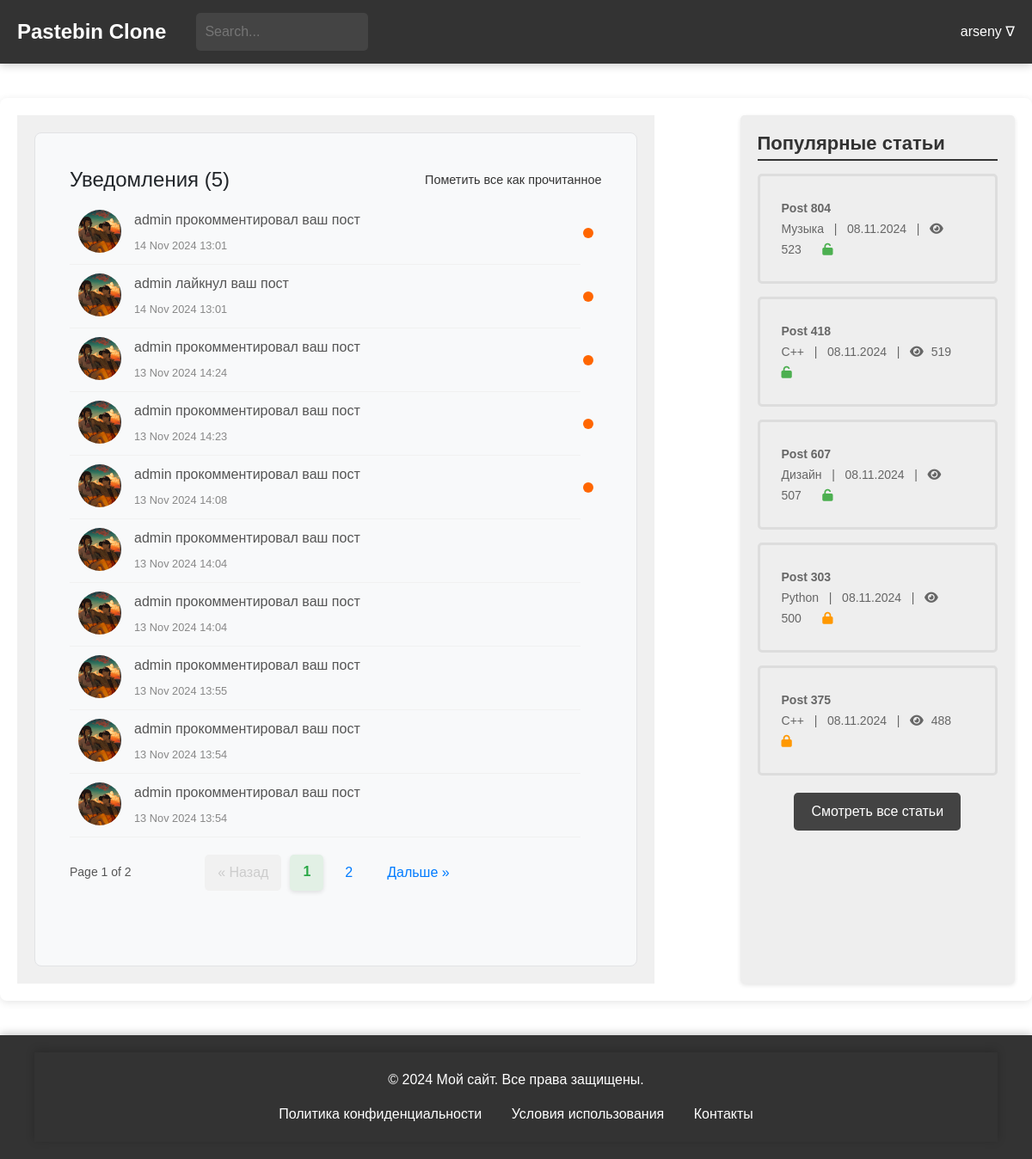
The page /general/notifications/ (signed in) on the database its author committed.
### users/models.py (models this page shows)
class CustomUser(AbstractUser):
    bio = models.TextField(blank=True, null=True)
    favorites = models.ManyToManyField('blog.Paste', related_name='favorited_by', blank=True)
    address = models.CharField(max_length=100, blank=True, null=True)
    avatar = models.ImageField(upload_to='avatars/', blank=True, null=True)
    groups = models.ManyToManyField(
        'auth.Group',
        related_name='customuser_set',
        blank=True
    )
    user_permissions = models.ManyToManyField(
        'auth.Permission',
        related_name='customuser_set',
        blank=True
    )
    def __str__(self):
        return self.username
    class Meta:
        verbose_name = "Пользователь"
        verbose_name_plural = "Пользователи"

### general/models.py (models this page shows)
class Notifications(models.Model):
    COMMENT = 1
    LIKE = 2
    DISLIKE = 3
    FAVOURITE = 4
    NOTE_TYPES = [
        (1, 'Comment'),
        (2, 'Like'),
        (3, 'Dislike'),
        (4, 'Favourite'),
    ]
    user = models.ForeignKey(CustomUser, on_delete=models.CASCADE, related_name='note_receiver', default=None)
    sender = models.ForeignKey(CustomUser, on_delete=models.CASCADE, related_name='note_sender', default=None)
    post = models.ForeignKey(Paste, on_delete=models.CASCADE)
    send_time = models.DateTimeField(auto_now_add=True)
    is_checked = models.BooleanField(default=False)
    notification_type = models.IntegerField(choices=NOTE_TYPES, max_length=1)
    class Meta:
        verbose_name = 'Уведомление'
        verbose_name_plural = 'Уведомления'
    def get_notification_message(self):
        if self.notification_type == 1:
            return f'{self.sender} прокомментировал ваш пост'
        elif self.notification_type == 2:
            return f'{self.sender} лайкнул ваш пост'
        elif self.notification_type == 3:
            return f'{self.sender} поставил дизлайк вашему посту'
        elif self.notification_type == 4:
            return f'{self.sender} добавил ваш пост в избранное'
        return 'Неизвестное уведомление'

### blog/models.py (models this page shows, shortened)
class Paste(models.Model):
    ACCESS_STATUS_CHOICES = [
        (0, 'Private'),
        (1, 'Public'),
        (2, 'Draft'),
    ]
    TIME_LIVE_CHOICES = [
        (None, 'Никогда'),
        (timedelta(minutes=2), 'Через 2 минуты'),
        (timedelta(hours=1), 'Через 1 час'),
        (timedelta(days=1), 'Через 1 день'),
        (timedelta(weeks=1), 'Через 1 неделю'),
    ]
    title = models.CharField(max_length=200)
    content = models.TextField()
    author = models.ForeignKey(User, on_delete=models.CASCADE)
    created_at = models.DateTimeField(auto_now_add=True)
    updated_at = models.DateTimeField(auto_now=True)
    slug = models.UUIDField(default=uuid.uuid4, editable=False, unique=True)
    tags = models.ManyToManyField(Tag, related_name='posts')
    category = models.ForeignKey(Category, on_delete=models.SET_NULL, null=True)
    access_status = models.IntegerField(choices=ACCESS_STATUS_CHOICES, default=1)
    time_live = models.DurationField(null=True, blank=True)
    password = models.CharField(max_length=100, null=True, blank=True)
    is_delete_after_read = models.BooleanField(default=False)
    views_count = models.PositiveIntegerField(default=0)
    favourite_count = models.PositiveIntegerField(default=0)
    def get_formatted_created_at(self):
        return self.created_at.strftime('%d.%m.%Y')
    class Meta:
        verbose_name = 'Паста'
        verbose_name_plural = 'Паста'

class Category(models.Model):
    name = models.CharField(max_length=30, unique=True)
    parent = models.ForeignKey(
        'self',
        on_delete=models.CASCADE,
        null=True, blank=True,
        related_name='subcategories'
    )
    def __str__(self):
        return self.name
    class Meta:
        verbose_name = 'Категория'
        verbose_name_plural = 'Категории'

### general/views.py (the view)
# urls.py: path('notifications/', views.notifications, name='notifications'),
def notifications(request):
    notes = Notifications.objects.all().filter(user=request.user).order_by('-send_time')
    popular_posts = Paste.objects.order_by('-views_count')[:5]
    paginator = Paginator(notes, 10)
    page_number = request.GET.get('page')
    page_obj = paginator.get_page(page_number)
    return render(request, 'notifications.html', {
        'popular_posts': popular_posts,
        'notes': notes,
        'page_obj': page_obj,
    })

### general/context_processors.py (called while the page is built)
def unread_counts(request):
    if request.user.is_authenticated:
        unread_messages_count = Messages.objects.filter(user=request.user, is_checked=False).count()
        unread_notifications_count = Notifications.objects.filter(user=request.user, is_checked=False).count()
    else:
        unread_messages_count = 0
        unread_notifications_count = 0
    return {
        'unread_messages_count': unread_messages_count,
        'unread_notifications_count': unread_notifications_count,
    }

### general/templates/notifications.html (shortened to what this page needs)
{% extends 'blog/temps/base.html' %}
{% load static %}
{% block head %}
<link href="https://stackpath.bootstrapcdn.com/bootstrap/4.5.2/css/bootstrap.min.css" rel="stylesheet">
<link rel="stylesheet" href="https://cdnjs.cloudflare.com/ajax/libs/font-awesome/5.15.1/css/all.min.css">
<link rel="stylesheet" href="https://cdnjs.cloudflare.com/ajax/libs/font-awesome/6.0.0-beta3/css/all.min.css">
<link rel="stylesheet" type="text/css" href="{% static 'css/notifications.css' %}">
{% endblock %}
{% block content %}
<main>
    <div class="main-container">
        <div class="left-block">
            <div class="card notifications-block">
                <div class="card-body">
                    <div class="card-title-container">
                        <h4 class="card-title">Уведомления ({{ unread_notifications_count }})</h4>
                        <a href="{% url 'general:mark-all-notes-read' %}" class="mark-all-read">Пометить все как
                            прочитанное</a>
                    </div>
                    <ul class="notifications-list">
                        {% for notification in page_obj %}
                        <li class="notification-item">
                            <a href="{% url 'general:mark-notification-read' notification.id %}"
                               class="notification-link">
                                <div class="notification-avatar">
                                    <img src="{% if notification.sender.avatar %}{{ notification.sender.avatar.url }}{% else %}https://th.bing.com/th/id/OIP.0TsJGYhWWOy_hBFOH0hX-gHaHa?rs=1&pid=ImgDetMain{% endif %}"
                                         alt="Avatar" class="avatar-img">
                                </div>
                                <div class="notification-content">
                                    <p class="notification-message">{{ notification.get_notification_message }}</p>
                                    <span class="notification-time">{{ notification.send_time|date:"d M Y H:i" }}</span>
                                </div>
                                {% if not notification.is_checked %}
                                <span class="notification-badge"></span>
                                {% endif %}
                            </a>
                        </li>
                        {% empty %}
                        <p class="no-notifications">Нет новых уведомлений.</p>
                        {% endfor %}
                    </ul>
                    {% include 'temps/notifications_paginator.html' %}
                </div>
            </div>
        </div>
        {% include 'blog/temps/popular_posts.html' %}
    </div>
</main>
{% endblock %}

### blog/templates/blog/temps/header.html (shortened to what this page needs)
{% load static %}
<head>
    <link rel="stylesheet" type="text/css" href="{% static 'css/header.css' %}">
</head>
<header>
    <div class="header-container">
        <a href="{% url 'blog:index' %}" style='all: unset;'>
            <div class="header-logo">Pastebin Clone</div>
        </a>
        <div class="header-search">
            <form method="get" action="{% url 'blog:posts-list' %}">
                <input type="search" name="search" placeholder="Search..." value="{{ search_query }}">
            </form>
        </div>
        {% if request.user.is_authenticated %}
        <div class="header-auth">
            <span class="dropdown-toggle" style="margin-left: 10px; position: relative;">
                {{ request.user.username }} &#8711;
            </span>
        </div>
        {% else %}
        <div class="header-auth">
            <a href="{% url 'users:login' %}" class="auth-link">Log In /</a>
            <a href="{% url 'users:register' %}" class="auth-link">Sign In</a>
        </div>
        {% endif %}
    </div>
</header>

### blog/templates/blog/temps/popular_posts.html
{% load static %}
<head>
    <link rel="stylesheet" type="text/css" href="{% static 'css/popular_posts.css' %}">
    <link rel="stylesheet" href="https://cdnjs.cloudflare.com/ajax/libs/font-awesome/6.0.0-beta3/css/all.min.css">
</head>
<div class="right-block">
    <h2>Популярные статьи</h2>
    <ul>
        {% for popular_post in popular_posts %}
        <li>
            <a href="{% url 'blog:post-detail' popular_post.slug %}">
                <span class="article-title">{{popular_post.title}}</span>
                <br>
                <span class="article-meta">{{ popular_post.category }} &nbsp; | &nbsp; {{ popular_post.get_formatted_created_at }} &nbsp; |  &nbsp;
                                    <i class="fa fa-eye"></i> <span
                            class="view-count">{{popular_post.views_count}}</span></span>
                {% if popular_post.password %}
                <span><i class="fa fa-lock" aria-hidden="true" style="color: #FF9800;"></i></span>
                {% else %}
                <span><i class="fa fa-unlock" aria-hidden="true" style="color: #4CAF50;"></i></span>
                {% endif %}
            </a>
        </li>
        {% endfor %}
    </ul>
     <div class="all-posts-link">
        <a href="{% url 'blog:posts-list' %}">Смотреть все статьи</a>
    </div>
</div>

### general/static/css/notifications.css (style rules this page uses)
body { margin: 0; padding: 0; font-family: Arial, sans-serif; }
.main-container { display: flex; justify-content: space-between; max-width: 1400px; margin: 40px auto; padding: 20px; box-shadow: 0 2px 10px rgba(0, 0, 0, 0.1); border-radius: 8px; background-color: #ffffff; min-height: 1050px; }
.left-block { width: 70%; background-color: #f0f0f0; padding: 20px; margin-right: 50px; overflow-y: auto; flex-grow: 1; }
.right-block { width: 30%; background-color: #eeeeee; padding: 20px; height: auto; border-radius: 5px; margin-left: 50px; }
.right-block h2 { font-size: 22px; font-weight: bold; margin-bottom: 15px; color: #333; border-bottom: 2px solid #333333FF; padding-bottom: 5px; }
.right-block ul { list-style: none; padding: 0; margin: 0; }
.right-block li { margin-bottom: 15px; padding: 10px; border: 3px solid #ddd; border-radius: 5px; transition: background-color 0.3s; }
.right-block a { display: block; padding: 15px; color: #333; text-decoration: none; border-radius: 5px; transition: background-color 0.3s; }
.right-block span { font-size: 14px; color: #666; }
.right-block i { font-size: 14px; margin-right: 5px; }
.article-title { font-weight: bold; font-size: 34px; }
.view-count { margin-left: 0; }
.notifications-block { background-color: #f8f9fa; border: 1px solid #e2e3e5; border-radius: 8px; padding: 20px; display: flex; flex-direction: column; justify-content: space-between; height: 100%; }
.notifications-list { list-style: none; padding: 0; flex-grow: 1; overflow-y: auto; margin-bottom: 20px; }
.notification-item { padding: 0; }
.notification-link { display: flex; align-items: flex-start; padding: 10px; border-bottom: 1px solid #f1f1f1; text-decoration: none; color: inherit; transition: background-color 0.3s; }
.notification-avatar { margin-right: 15px; }
.avatar-img { width: 50px; height: 50px; border-radius: 50%; object-fit: cover; }
.notification-content { flex-grow: 1; }
.notification-message { font-size: 1em; margin-bottom: 5px; color: #555; }
.notification-time { font-size: 0.8em; color: #888; }
.notification-item { position: relative; padding-right: 25px; }
.notification-badge { position: absolute; top: 50%; right: 10px; width: 12px; height: 12px; background-color: #ff6600; border-radius: 50%; display: inline-block; transform: translateY(-50%); }
.card-title-container { display: flex; justify-content: space-between; align-items: center; margin-bottom: 10px; }
.card-title { margin: 0; font-size: 1.5em; }
.mark-all-read { font-size: 0.9em; color: #333333; text-decoration: none; cursor: pointer; }

### blog/static/css/header.css (style rules this page uses)
header { width: 100%; background-color: #333; }
.header-container { color: #fff; padding: 15px 20px; display: flex; align-items: center; box-shadow: 0 2px 10px rgba(0, 0, 0, 0.2); max-width: 1400px; margin: 0 auto; }
.header-logo { font-size: 24px; font-weight: bold; margin-right: 15px; }
.header-search { flex-grow: 1; display: flex; margin-left: 20px; }
.header-search input[type="search"] { padding: 10px; border: none; border-radius: 5px; background-color: #444; color: #fff; transition: background-color 0.3s; width: 200px; }
.header-auth { display: flex; align-items: center; position: relative; }
.dropdown-toggle::after { display: none; }
.notification-badge { position: absolute; top: 50%; right: 10px; width: 12px; height: 12px; background-color: #ff6600; border-radius: 50%; display: inline-block; text-align: center; font-size: 10px; color: white; line-height: 12px; transform: translateY(-50%); }
.notification-item { position: relative; padding-right: 25px; }

### blog/static/css/footer.css (style rules this page uses)
html, body { height: 100%; margin: 0; }
body { display: flex; flex-direction: column; }
main { flex: 1; }

### rows shown on the page
CustomUser: user.username "arseny"
Notifications: sender.avatar (picture), get_notification_message "admin прокомментировал ваш пост", send_time "14 Nov 2024 13:01", is_checked False (drawn)
Notifications: sender.avatar (picture), get_notification_message "admin лайкнул ваш пост", send_time "14 Nov 2024 13:01", is_checked False (drawn)
Notifications: sender.avatar (picture), get_notification_message "admin прокомментировал ваш пост", send_time "13 Nov 2024 14:24", is_checked False (drawn)
Notifications: sender.avatar (picture), get_notification_message "admin прокомментировал ваш пост", send_time "13 Nov 2024 14:23", is_checked False (drawn)
Notifications: sender.avatar (picture), get_notification_message "admin прокомментировал ваш пост", send_time "13 Nov 2024 14:08", is_checked False (drawn)
Notifications: sender.avatar (picture), get_notification_message "admin прокомментировал ваш пост", send_time "13 Nov 2024 14:04"
Notifications: sender.avatar (picture), get_notification_message "admin прокомментировал ваш пост", send_time "13 Nov 2024 14:04"
Notifications: sender.avatar (picture), get_notification_message "admin прокомментировал ваш пост", send_time "13 Nov 2024 13:55"
Notifications: sender.avatar (picture), get_notification_message "admin прокомментировал ваш пост", send_time "13 Nov 2024 13:54"
Notifications: sender.avatar (picture), get_notification_message "admin прокомментировал ваш пост", send_time "13 Nov 2024 13:54"
Paste: title "Post 804", category "Музыка", get_formatted_created_at "08.11.2024", views_count "523"
Paste: title "Post 418", category "С++", get_formatted_created_at "08.11.2024", views_count "519"
Paste: title "Post 607", category "Дизайн", get_formatted_created_at "08.11.2024", views_count "507"
Paste: title "Post 303", category "Python", get_formatted_created_at "08.11.2024", views_count "500"
Paste: title "Post 375", category "С++", get_formatted_created_at "08.11.2024", views_count "488"

### other values the page prints
{{ unread_notifications_count }} "5"
{{ page_obj.number }} "1"
{{ page_obj.paginator.num_pages }} "2"
{{ num }} "1"
{{ num }} "2"
